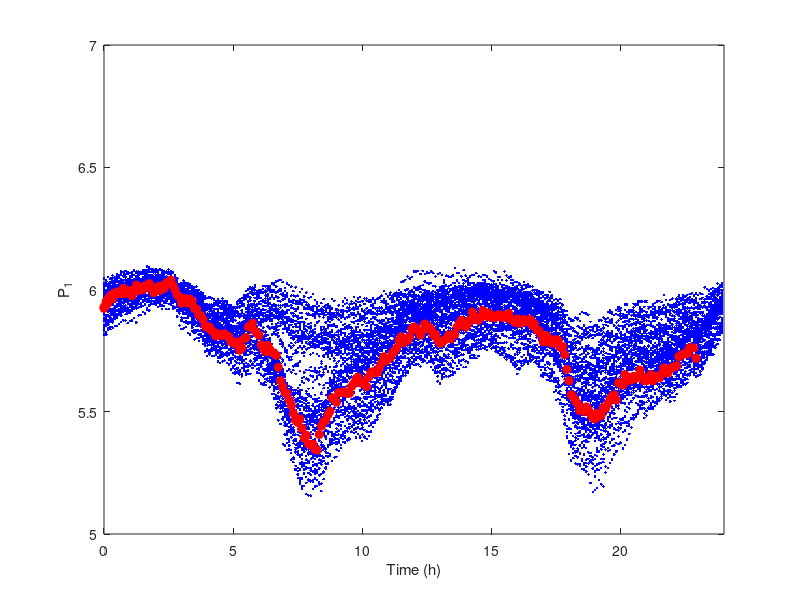
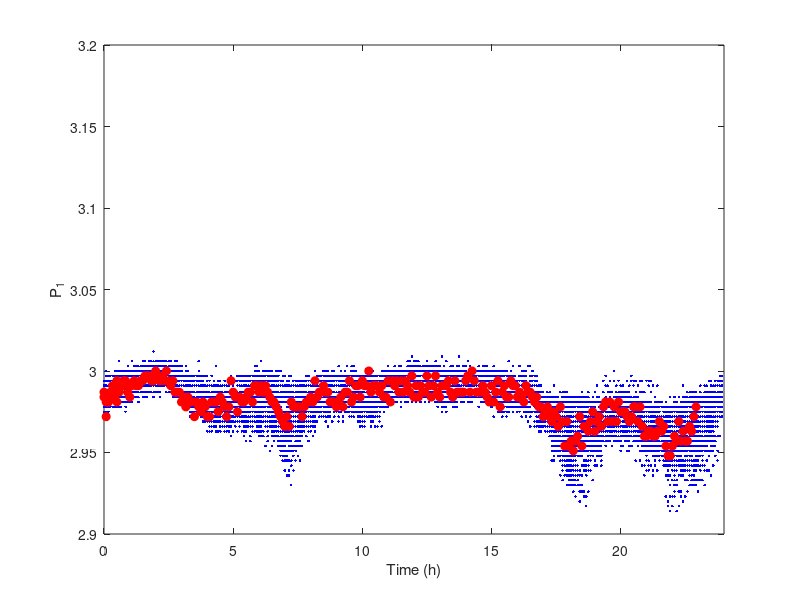
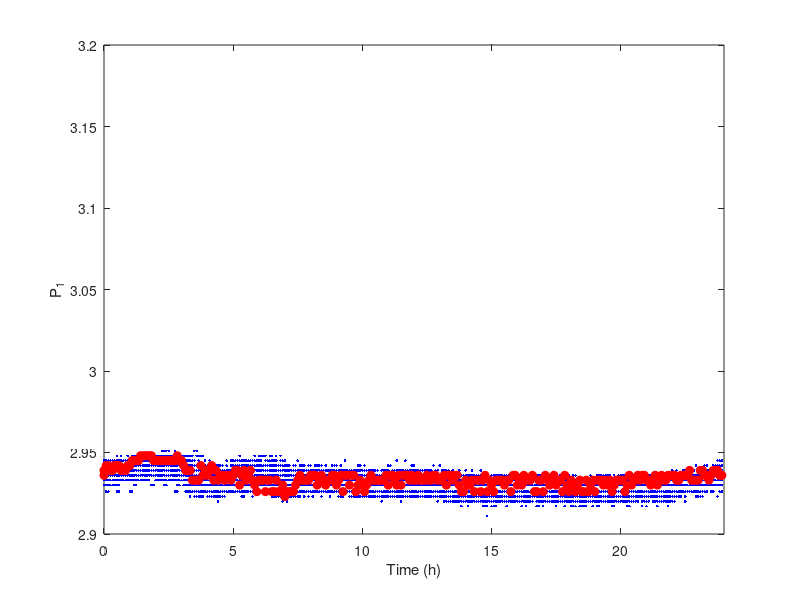
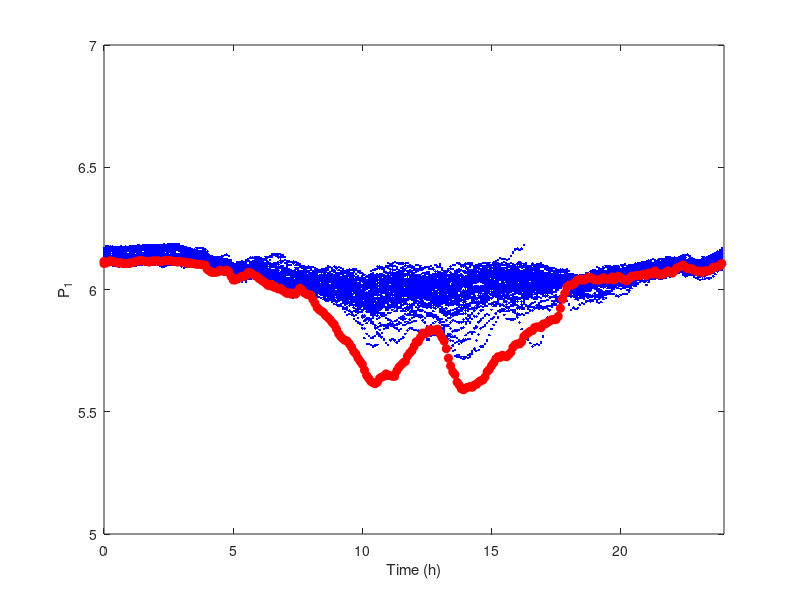

These charts were generated, in order, by the following MATLAB code:
close all;
clear all
%%%%
%%
load('2014_Dataset1.mat')
indexEvent1=[8929:8929+288];
normal1=1:indexEvent1(1);
normal2=indexEvent1(end)+1:length(t);

figure(1);hold
plot(t(normal1)*24,p1(normal1),'.b')
plot(t(normal2)*24,p1(normal2),'.b')
plot(t(indexEvent1)*24,p1(indexEvent1),'or','Markerfacecolor','r')
xlabel('Time (h)')
ylabel('P_1')
xlim([0,24])
ylim([5,7])
box on
%%
load('2014_Dataset2.mat')
indexEvent1=[8929:8929+288];
normal1=1:indexEvent1(1);
normal2=indexEvent1(end)+1:length(t);

figure(2);hold
plot(t(normal1)*24,p1(normal1),'.b')
plot(t(normal2)*24,p1(normal2),'.b')
plot(t(indexEvent1)*24,p1(indexEvent1),'or','Markerfacecolor','r')
xlabel('Time (h)')
ylabel('P_1')
xlim([0,24])
ylim([2.9,3.2])
box on
%%
load('2014_Dataset3.mat')
indexEvent1=[8922:8922+288];
normal1=1:indexEvent1(1);
normal2=indexEvent1(end)+1:length(t);

figure(3);hold
plot(t(normal1)*24,p1(normal1),'.b')
plot(t(normal2)*24,p1(normal2),'.b')
plot(t(indexEvent1)*24,p1(indexEvent1),'or','Markerfacecolor','r')
xlabel('Time (h)')
ylabel('P_1')
xlim([0,24])
ylim([2.9,3.2])
box on
%%
load('2014_Dataset4.mat')
indexEvent1=[8637:8637+288];
normal1=1:indexEvent1(1);
normal2=indexEvent1(end)+1:length(t);

figure(4);hold
plot(t(normal1)*24,p1(normal1),'.b')
plot(t(normal2)*24,p1(normal2),'.b')
plot(t(indexEvent1)*24,p1(indexEvent1),'or','Markerfacecolor','r')
xlabel('Time (h)')
ylabel('P_1')
xlim([0,24])
ylim([5,7])
box on
%%
load('2014_Dataset5.mat')
indexEvent1=[3832:3832+288];
normal1=1:indexEvent1(1);
normal2=indexEvent1(end)+1:length(t);

figure(5);hold
plot(t(normal1)*24,p1(normal1),'.b')
plot(t(normal2)*24,p1(normal2),'.b')
plot(t(indexEvent1)*24,p1(indexEvent1),'or','Markerfacecolor','r')
xlabel('Time (h)')
ylabel('P_1')
xlim([0,24])
ylim([5,7])
box on
%%
load('2014_Dataset6.mat')
indexEvent1=[5913:5913+288];
normal1=1:indexEvent1(1);
normal2=indexEvent1(end)+1:length(t);

figure(6);hold
plot(t(normal1)*24,p1(normal1),'.b')
plot(t(normal2)*24,p1(normal2),'.b')
plot(t(indexEvent1)*24,p1(indexEvent1),'or','Markerfacecolor','r')
xlabel('Time (h)')
ylabel('P_1')
xlim([0,24])
box on
%%
load('2014_Dataset7.mat')
indexEvent1=[6936:6936+288];
normal1=1:indexEvent1(1);
normal2=indexEvent1(end)+1:length(t);

figure(7);hold
plot(t(normal1)*24,p1(normal1),'.b')
plot(t(normal2)*24,p1(normal2),'.b')
plot(t(indexEvent1)*24,p1(indexEvent1),'or','Markerfacecolor','r')
xlabel('Time (h)')
ylabel('P_1')
xlim([0,24])
ylim([5,7])
box on

%%%%
%%%%
%%%%

%%%%
%%
load('2014_Dataset1.mat')
indexEvent1=[8929:8929+288];
normal1=1:indexEvent1(1);
normal2=indexEvent1(end)+1:length(t);

figure(11);hold
plot(t(normal1)*24,p2(normal1),'.b')
plot(t(normal2)*24,p2(normal2),'.b')
plot(t(indexEvent1)*24,p2(indexEvent1),'or','Markerfacecolor','r')
xlabel('Time (h)')
ylabel('P_2')
xlim([0,24])
ylim([100,300])
box on
%%
load('2014_Dataset2.mat')
indexEvent1=[8929:8929+288];
normal1=1:indexEvent1(1);
normal2=indexEvent1(end)+1:length(t);

figure(12);hold
plot(t(normal1)*24,p2(normal1),'.b')
plot(t(normal2)*24,p2(normal2),'.b')
plot(t(indexEvent1)*24,p2(indexEvent1),'or','Markerfacecolor','r')
xlabel('Time (h)')
ylabel('P_2')
xlim([0,24])
ylim([100,300])
box on
%%
load('2014_Dataset3.mat')
indexEvent1=[8922:8922+288];
normal1=1:indexEvent1(1);
normal2=indexEvent1(end)+1:length(t);

figure(13);hold
plot(t(normal1)*24,p2(normal1),'.b')
plot(t(normal2)*24,p2(normal2),'.b')
plot(t(indexEvent1)*24,p2(indexEvent1),'or','Markerfacecolor','r')
xlabel('Time (h)')
ylabel('P_2')
xlim([0,24])
ylim([100,300])
box on
%%
load('2014_Dataset4.mat')
indexEvent1=[8637:8637+288];
normal1=1:indexEvent1(1);
normal2=indexEvent1(end)+1:length(t);

figure(14);hold
plot(t(normal1)*24,p2(normal1),'.b')
plot(t(normal2)*24,p2(normal2),'.b')
plot(t(indexEvent1)*24,p2(indexEvent1),'or','Markerfacecolor','r')
xlabel('Time (h)')
ylabel('P_2')
xlim([0,24])
ylim([100,300])
box on
%%
load('2014_Dataset5.mat')
indexEvent1=[3832:3832+288];
normal1=1:indexEvent1(1);
normal2=indexEvent1(end)+1:length(t);

figure(15);hold
plot(t(normal1)*24,p2(normal1),'.b')
plot(t(normal2)*24,p2(normal2),'.b')
plot(t(indexEvent1)*24,p2(indexEvent1),'or','Markerfacecolor','r')
xlabel('Time (h)')
ylabel('P_2')
xlim([0,24])
ylim([100,300])
box on
%%
load('2014_Dataset6.mat')
indexEvent1=[5913:5913+288];
normal1=1:indexEvent1(1);
normal2=indexEvent1(end)+1:length(t);

figure(16);hold
plot(t(normal1)*24,p2(normal1),'.b')
plot(t(normal2)*24,p2(normal2),'.b')
plot(t(indexEvent1)*24,p2(indexEvent1),'or','Markerfacecolor','r')
xlabel('Time (h)')
ylabel('P_2')
xlim([0,24])
ylim([100,300])
box on
%%
load('2014_Dataset7.mat')
indexEvent1=[6936:6936+288];
normal1=1:indexEvent1(1);
normal2=indexEvent1(end)+1:length(t);

figure(17);hold
plot(t(normal1)*24,p2(normal1),'.b')
plot(t(normal2)*24,p2(normal2),'.b')
plot(t(indexEvent1)*24,p2(indexEvent1),'or','Markerfacecolor','r')
xlabel('Time (h)')
ylabel('P_2')
xlim([0,24])
ylim([100,300])
box on